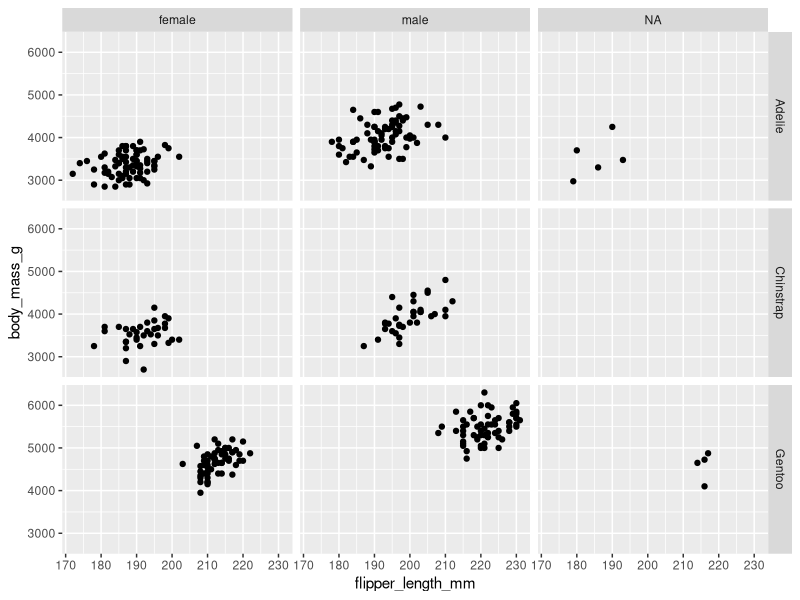
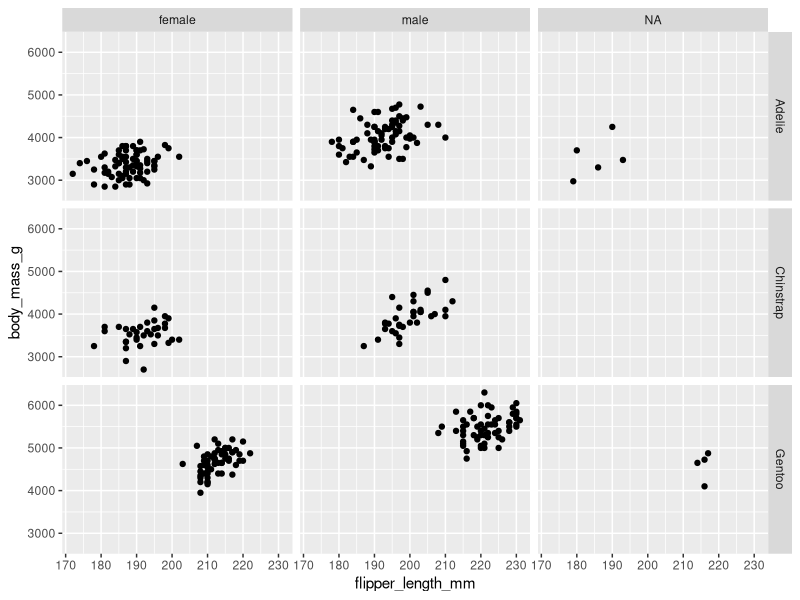

Write R code to recreate these figures, in order.

            library(ggplot2)
            library(palmerpenguins)
            built_answer <- tryCatch(
                {
                    set.seed(42)
                    ggplot(penguins, aes(x = flipper_length_mm, y = body_mass_g)) + geom_point() + facet_grid(species ~ sex)
                    suppressWarnings(
                        if (!file.exists("/sandbox/figures/body-mass_flipper-length_scatter_facet_species_sex_answer.png")) {
                            ggsave(
                                width = 3,
                                height = 3,
                                "/sandbox/figures/body-mass_flipper-length_scatter_facet_species_sex_answer.png"
                            )
                        }
                    )
                    suppressWarnings(
                        ggplot_build(last_plot())
                    )
                },
                error = function(e) {
                    'ERROR'
                }
            )
            built_submission <- tryCatch(
                {
                    set.seed(42)
                    ggplot(penguins, aes(x = flipper_length_mm, y = body_mass_g)) +
  geom_point() +
  facet_grid(species ~ sex)
                    suppressWarnings(
                        ggsave(
                            width = 3,
                            height = 3,
                            "figures/body-mass_flipper-length_scatter_facet_species_sex_submission_qwen3.5.png"
                        )
                    )
                    suppressWarnings(
                        ggplot_build(last_plot())
                    )
                },
                error = function(e) {
                    'ERROR'
                }
            )
            cat(isTRUE(all.equal(built_answer, built_submission)))
        
